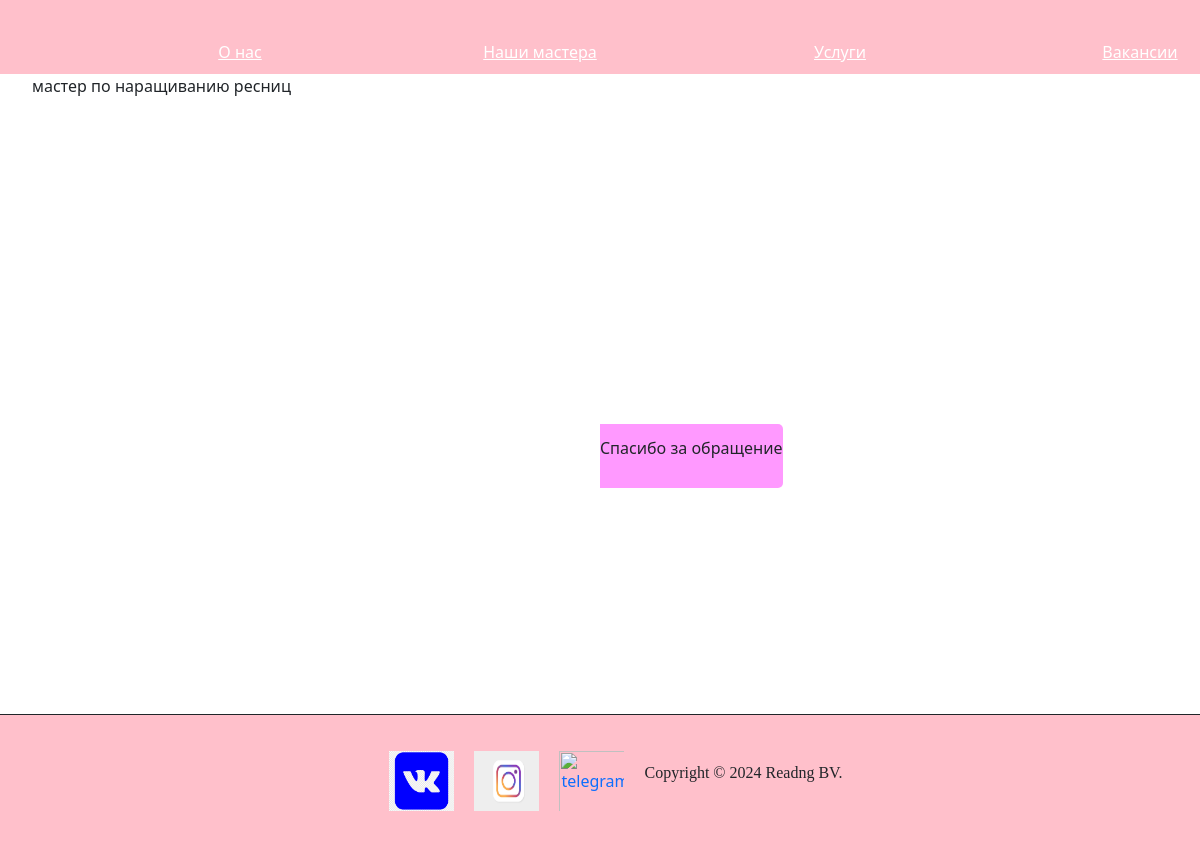
The page /vacancy/ on the database as committed earlier.
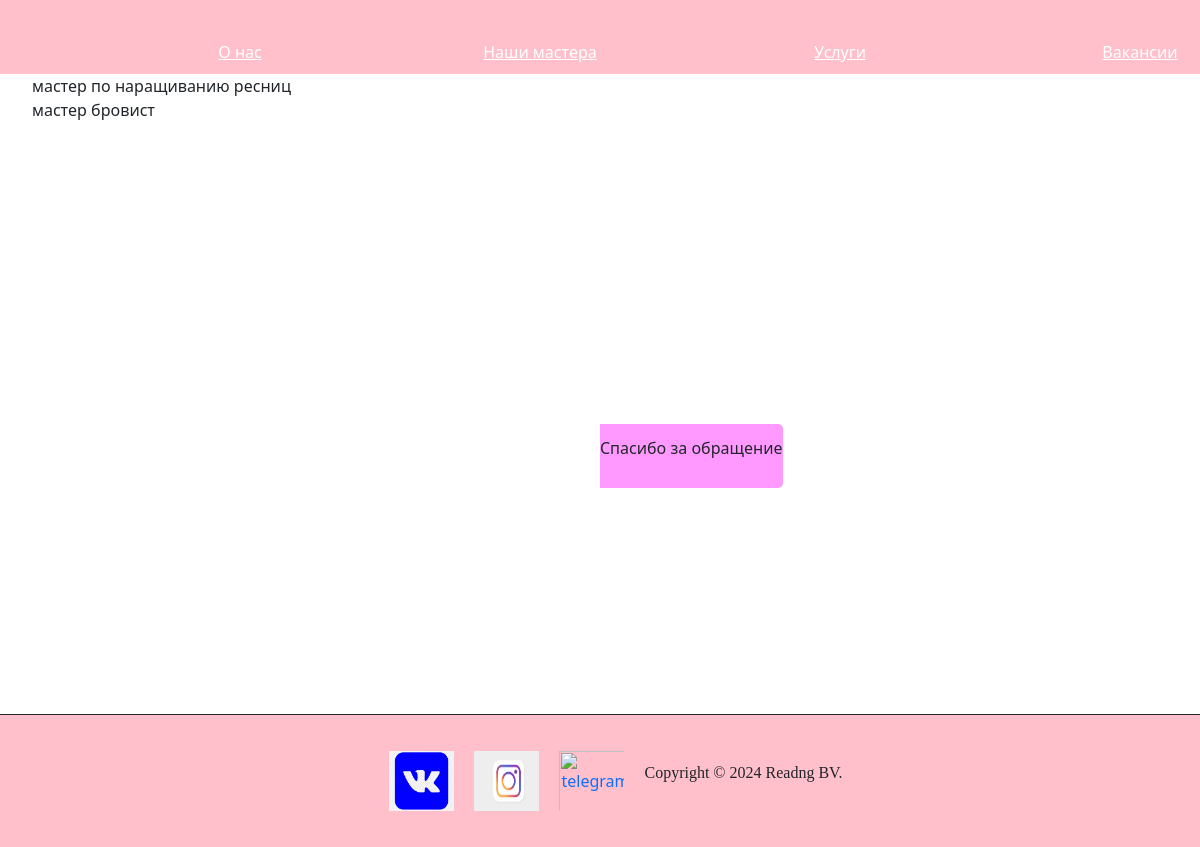
The same page on the database as committed later.
### vacancy/models.py (models this page shows, shortened)
class VacancyModel(models.Model):
    name = models.CharField(max_length=255)
    content = models.TextField(blank=True)
    time_create = models.DateTimeField(auto_now_add=True)

### vacancy/views.py (the view)
# urls.py: path('', VacancyList.as_view(), name='vacancy'),
class VacancyList(ListView):
    model = VacancyModel
    template_name = 'vacancy.html'
    context_object_name = 'vacancys'

### vacancy/templates/vacancy.html (shortened to what this page needs)
{% extends 'coolsite/base.html' %}
{% load static %}
 {% block content %}
<ul>
{% for post in vacancys %}
    <li> {{ post.name }} </li>
    {% endfor %}
</ul>
{% endblock %}

Rows that differ between the two databases and show on the page:
added VacancyModel: name "мастер бровист"
